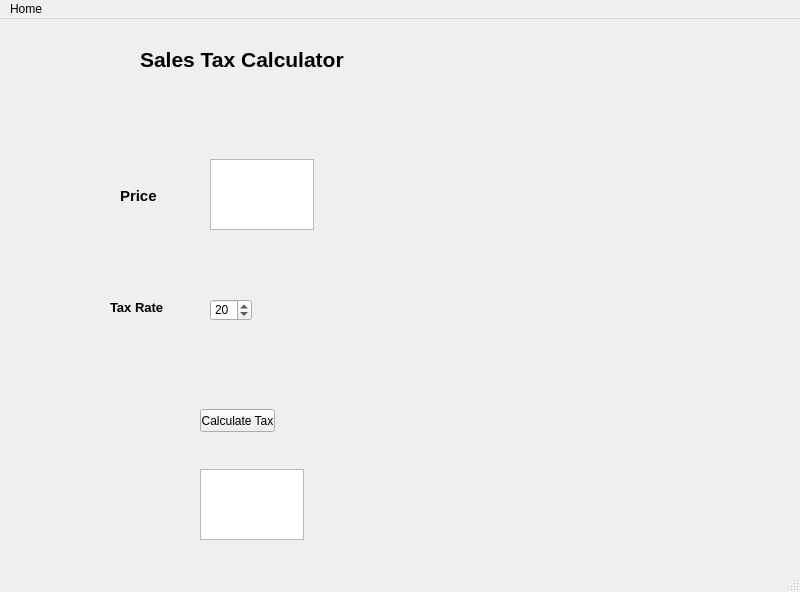
<?xml version="1.0" encoding="UTF-8"?>
<ui version="4.0">
 <class>MainWindow</class>
 <widget class="QMainWindow" name="MainWindow">
  <property name="geometry">
   <rect>
    <x>0</x>
    <y>0</y>
    <width>800</width>
    <height>592</height>
   </rect>
  </property>
  <property name="windowTitle">
   <string>MainWindow</string>
  </property>
  <widget class="QWidget" name="centralwidget">
   <widget class="QTextEdit" name="priceBox">
    <property name="geometry">
     <rect>
      <x>210</x>
      <y>140</y>
      <width>104</width>
      <height>71</height>
     </rect>
    </property>
   </widget>
   <widget class="QLabel" name="price">
    <property name="geometry">
     <rect>
      <x>120</x>
      <y>170</y>
      <width>46</width>
      <height>13</height>
     </rect>
    </property>
    <property name="font">
     <font>
      <pointsize>11</pointsize>
      <weight>75</weight>
      <bold>true</bold>
     </font>
    </property>
    <property name="text">
     <string>Price</string>
    </property>
   </widget>
   <widget class="QSpinBox" name="taxRate">
    <property name="geometry">
     <rect>
      <x>210</x>
      <y>280</y>
      <width>42</width>
      <height>22</height>
     </rect>
    </property>
    <property name="value">
     <number>20</number>
    </property>
   </widget>
   <widget class="QLabel" name="labelTaxRate">
    <property name="geometry">
     <rect>
      <x>110</x>
      <y>280</y>
      <width>71</width>
      <height>16</height>
     </rect>
    </property>
    <property name="font">
     <font>
      <pointsize>10</pointsize>
      <weight>75</weight>
      <bold>true</bold>
     </font>
    </property>
    <property name="text">
     <string>Tax Rate</string>
    </property>
   </widget>
   <widget class="QPushButton" name="calTaxButton">
    <property name="geometry">
     <rect>
      <x>200</x>
      <y>390</y>
      <width>75</width>
      <height>23</height>
     </rect>
    </property>
    <property name="text">
     <string>Calculate Tax</string>
    </property>
   </widget>
   <widget class="QTextEdit" name="resultWindow">
    <property name="geometry">
     <rect>
      <x>200</x>
      <y>450</y>
      <width>104</width>
      <height>71</height>
     </rect>
    </property>
   </widget>
   <widget class="QLabel" name="price_2">
    <property name="geometry">
     <rect>
      <x>140</x>
      <y>20</y>
      <width>341</width>
      <height>41</height>
     </rect>
    </property>
    <property name="font">
     <font>
      <pointsize>16</pointsize>
      <weight>75</weight>
      <bold>true</bold>
     </font>
    </property>
    <property name="text">
     <string>Sales Tax Calculator</string>
    </property>
   </widget>
  </widget>
  <widget class="QMenuBar" name="menubar">
   <property name="geometry">
    <rect>
     <x>0</x>
     <y>0</y>
     <width>800</width>
     <height>21</height>
    </rect>
   </property>
   <widget class="QMenu" name="menuAbout">
    <property name="title">
     <string>Home</string>
    </property>
   </widget>
   <addaction name="menuAbout"/>
  </widget>
  <widget class="QStatusBar" name="statusbar"/>
 </widget>
 <resources/>
 <connections/>
</ui>
